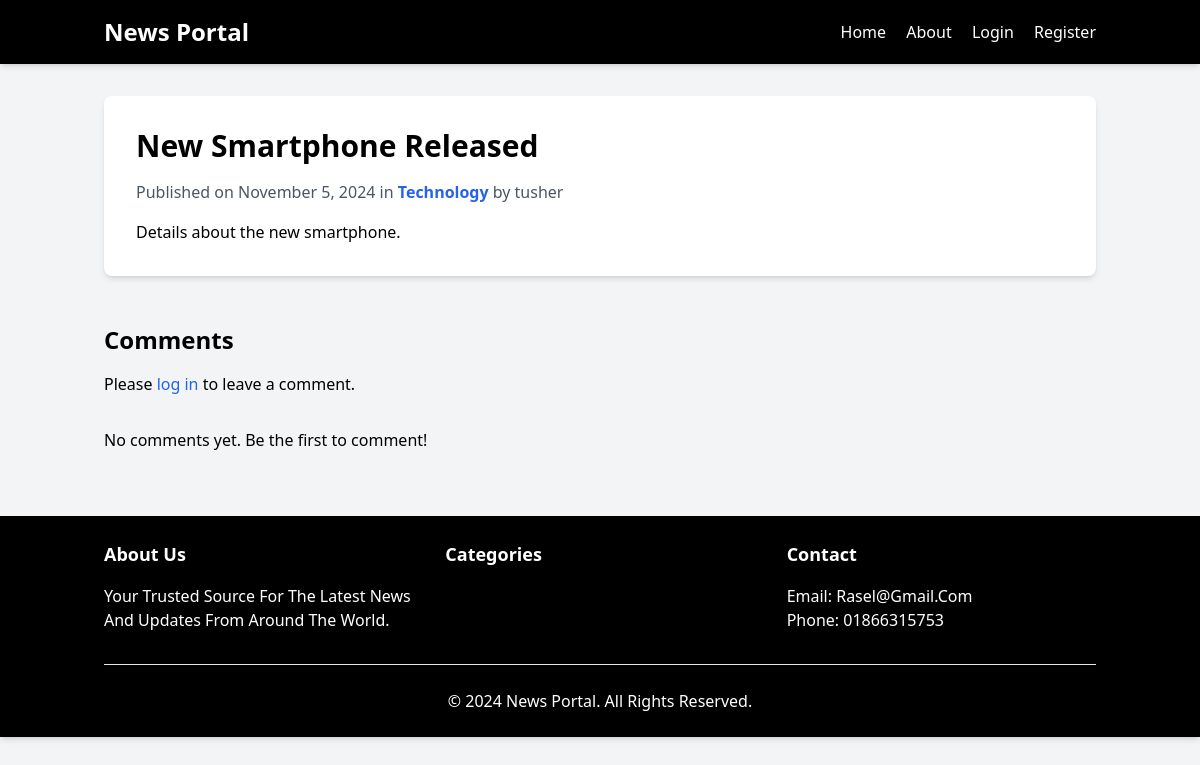
Screenshot of /news.php?id=2 with the database file from the repository.
### tables this page shows
CREATE TABLE news_posts (
    id INT AUTO_INCREMENT PRIMARY KEY,
    title VARCHAR(255) NOT NULL,
    content TEXT NOT NULL,
    author_id INT,
    category_id INT,
    subcategory_id INT,
    is_published BOOLEAN DEFAULT FALSE,
    is_deleted BOOLEAN DEFAULT FALSE,
    created_at TIMESTAMP DEFAULT CURRENT_TIMESTAMP,
    FOREIGN KEY (author_id) REFERENCES users(id),
    FOREIGN KEY (category_id) REFERENCES categories(id),
    FOREIGN KEY (subcategory_id) REFERENCES subcategories(id)
);

CREATE TABLE categories (
    id INT AUTO_INCREMENT PRIMARY KEY,
    name VARCHAR(100) NOT NULL,
    is_deleted BOOLEAN DEFAULT FALSE,
    created_at TIMESTAMP DEFAULT CURRENT_TIMESTAMP
);

CREATE TABLE IF NOT EXISTS users (
    id INT PRIMARY KEY AUTO_INCREMENT,
    username VARCHAR(50) UNIQUE NOT NULL,
    email VARCHAR(100) UNIQUE NOT NULL,
    password VARCHAR(255) NOT NULL,
    is_admin TINYINT(1) DEFAULT 0
);

### includes/database.php (called while the page is built, shortened)
<?php
function getConnection() {
    static $conn = null;
    if ($conn === null) {
        $conn = new mysqli(DB_HOST, DB_USER, DB_PASS, DB_NAME);
        $conn->set_charset("utf8mb4");
    }
    return $conn;
}
function executeQuery($sql, $params = [], $types = '') {
    $conn = getConnection();
    $stmt = $conn->prepare($sql);
    if ($params) {
        $stmt->bind_param($types, ...$params);
    }
    $stmt->execute();
    return $stmt;
}
?>

### includes/functions.php (called while the page is built, shortened)
<?php
require_once __DIR__ . '/database.php';
function get_news_by_id($id) {
    $sql = "SELECT n.*, c.name as category_name, u.username as author
            FROM news_posts n
            JOIN categories c ON n.category_id = c.id
            JOIN users u ON n.author_id = u.id
            WHERE n.id = ? AND n.is_published = 1";
    $stmt = executeQuery($sql, [$id], 'i');
    return $stmt->get_result()->fetch_assoc();
}
function get_approved_comments($news_id) {
    $sql = "SELECT c.*, u.username
            FROM comments c
            JOIN users u ON c.user_id = u.id
            WHERE c.post_id = ? AND c.is_approved = 1
            ORDER BY c.created_at DESC";
    $stmt = executeQuery($sql, [$news_id], 'i');
    return $stmt->get_result()->fetch_all(MYSQLI_ASSOC);
}
?>

### public/news.php (the view, shortened to what this page needs)
<?php
require_once '../includes/functions.php';
$news_id = isset($_GET['id']) ? intval($_GET['id']) : 0;
$news = get_news_by_id($news_id);
$comments = get_approved_comments($news_id);
?>
<!DOCTYPE html>
<html lang="en">
<head>
    <script src="https://cdn.tailwindcss.com"></script>
</head>
<body class="bg-gray-100">
    <?php include 'templates/header.php'; ?>
    <main class="container mx-auto px-4 py-8">
        <article class="bg-white rounded-lg shadow-md overflow-hidden">
            <div class="p-8">
                <h1 class="text-3xl font-bold mb-4">
                    <?php echo htmlspecialchars($news['title']); ?>
                </h1>
                <div class="text-gray-600 mb-4">
                    Published on <?php echo date('F j, Y', strtotime($news['created_at'])); ?>
                    in <span class="text-blue-600 font-semibold">
                        <?php echo htmlspecialchars($news['category_name']); ?>
                    </span>
                    by <?php echo htmlspecialchars($news['author']); ?>
                </div>
                <div class="prose max-w-none">
                    <?php echo nl2br(htmlspecialchars($news['content'])); ?>
                </div>
            </div>
        </article>
        <section class="mt-12">
            <h2 class="text-2xl font-bold mb-4">Comments</h2>
            <?php if (isset($_SESSION['user_id'])): ?>
                <form action="news.php?id=<?php echo $news_id; ?>" method="post" class="mb-8">
                    <input type="hidden" name="csrf_token" value="<?php echo generate_csrf_token(); ?>">
                    <textarea name="comment" rows="4"
                              class="w-full p-2 border rounded-lg"
                              placeholder="Leave a comment" required></textarea>
                    <button type="submit"
                            class="mt-2 bg-blue-600 text-white px-4 py-2 rounded-lg hover:bg-blue-700">
                        Submit Comment
                    </button>
                </form>
            <?php else: ?>
                <p class="mb-8">
                    Please <a href="login.php" class="text-blue-600 hover:underline">log in</a>
                    to leave a comment.
                </p>
            <?php endif; ?>
            <?php if ($comments): ?>
                <?php foreach ($comments as $comment): ?>
                    <div class="bg-white rounded-lg shadow-md p-4 mb-4">
                        <p class="text-gray-600 mb-2">
                            <?php echo htmlspecialchars($comment['username']); ?> on
                            <?php echo date('F j, Y', strtotime($comment['created_at'])); ?>
                        </p>
                        <p><?php echo nl2br(htmlspecialchars($comment['content'])); ?></p>
                    </div>
                <?php endforeach; ?>
            <?php else: ?>
                <p>No comments yet. Be the first to comment!</p>
            <?php endif; ?>
        </section>
    </main>
    <?php include 'footer.php'; ?>
</body>
</html>

### rows the page displays
news_posts: title "New Smartphone Released", created_at "November 5, 2024", category.name "Technology", author.username "tusher", content "Details about the new smartphone."

### other values shown
SITE_NAME "News Portal"
